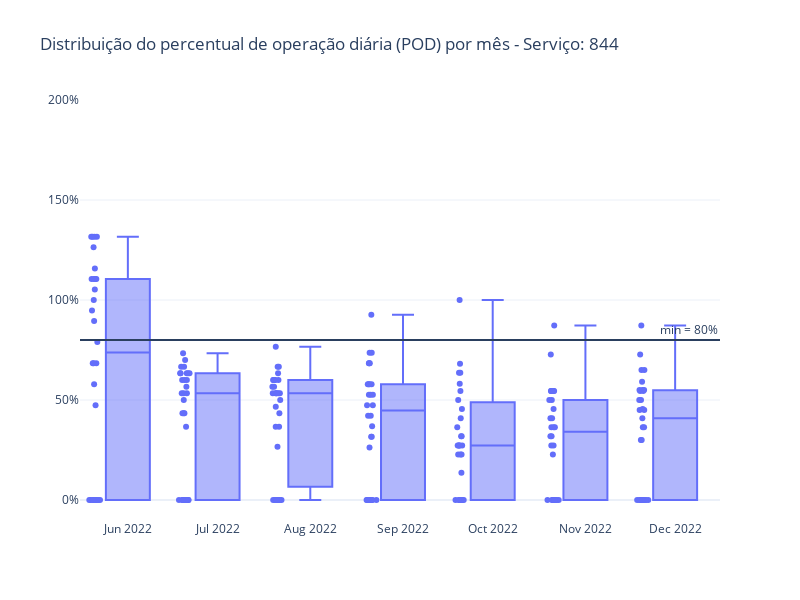

Source (notebook cell):
### Code cell
y = "perc_km_planejada"
title = f"Distribuição do percentual de operação diária (POD) por mês - Serviço: 844"

fig = px.box(
    pod_pre_reprocessamento, 
    x="mes_ano", 
    y=y, 
    title=title,
    template="plotly_white",
    labels={
        "mes_ano": "",
        y: ""
    },
    points="all"
)

fig.update_layout(
    yaxis_range=[-10, 200],  
    yaxis_ticksuffix="%",
    width=800,
    height=600,
    showlegend=False,
)

fig.add_hline(y=80, annotation_text="min = 80%")  # Linha horizontal para indicar o mínimo de 80%

fig.show()

### Figure 1 — Plotly figure (JSON) as saved in the notebook; plotly's stock layout.template omitted (floating-point values rounded to 4 significant figures; data arrays with more than 128 entries replaced by an {"elided": "..."} marker saying what was removed)
{"data": [{"alignmentgroup": "True", "boxpoints": "all", "hovertemplate": "=%{y}<extra></extra>", "legendgroup": "", "marker": {"color": "#636efa"}, "name": "", "notched": false, "offsetgroup": "", "orientation": "v", "showlegend": false, "type": "box", "x": {"elided": "214 str values"}, "x0": " ", "xaxis": "x", "y": {"elided": "214 float values"}, "y0": " ", "yaxis": "y"}], "layout": {"annotations": [{"showarrow": false, "text": "min = 80%", "x": 1, "xanchor": "right", "xref": "x domain", "y": 80, "yanchor": "bottom", "yref": "y"}], "boxmode": "group", "height": 600, "legend": {"tracegroupgap": 0}, "shapes": [{"type": "line", "x0": 0, "x1": 1, "xref": "x domain", "y0": 80, "y1": 80, "yref": "y"}], "showlegend": false, "title": {"text": "Distribuição do percentual de operação diária (POD) por mês - Serviço: 844"}, "width": 800, "xaxis": {"anchor": "y", "domain": [0, 1], "title": {"text": ""}}, "yaxis": {"anchor": "x", "domain": [0, 1], "range": [-10, 200], "ticksuffix": "%", "title": {"text": ""}}}}
